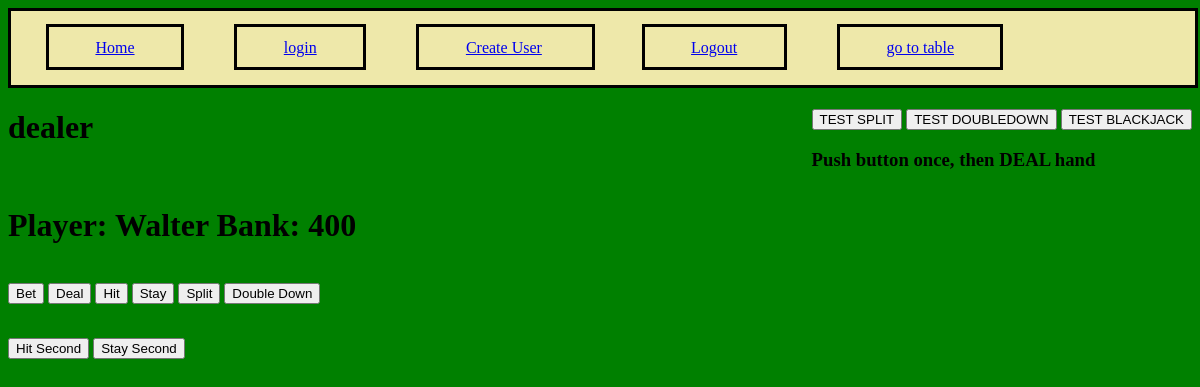
/table (signed in), run on an earlier commit of the app's database.
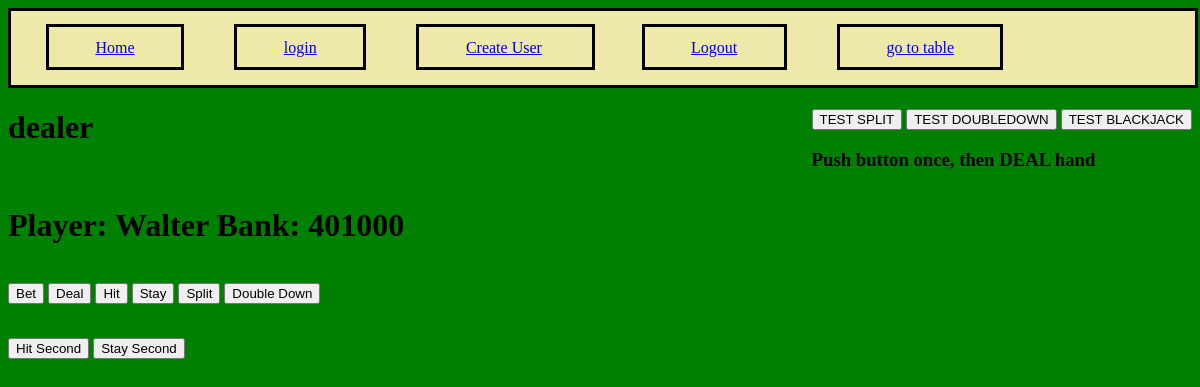
And on a later commit of the database.
### app.py (models this page shows)
class User(UserMixin, db.Model):
    id = db.Column(db.Integer, primary_key=True)
    username = db.Column(db.String(20), unique=True, nullable=False)
    password = db.Column(db.String(40), nullable=False)
    bank = db.Column(db.Integer(), nullable=False)

### app.py (the view)
@app.route('/table', methods=['GET', 'POST'])
@login_required
def table():
   db.session.commit()
   return render_template('table.html', bank=current_user.bank, name=current_user.username)

### app.py (called while the page is built)
@login_manager.user_loader
def load_user(uid):
    user = User.query.get(uid)
    return user

### templates/table.html (shortened to what this page needs)
{% extends "base.html" %}
{% block content %}
    </head>
    <body>
    <div id="container">
        <div id="split">
            <button onclick="deck.testSplitAces();">TEST SPLIT</button>
            <button onclick="deck.testDoubleDown();">TEST DOUBLEDOWN</button>
            <button onclick="deck.testBlackJack();">TEST BLACKJACK</button>
            <h3>Push button once, then DEAL hand</h3>
        </div>
        <h1 id="dealer">dealer</h1>
        <h1>Player: {{ name }} Bank: {{ bank }}</h1>
        <br>
        <button onclick="player.bet();">Bet</button>
        <button onclick="deck.deal();">Deal</button>
        <button onclick="player.hit();">Hit</button>
        <button onclick="player.stay();">Stay</button>
        <button onclick="player.split();">Split</button>
        <button onclick="player.doubleDown();">Double Down</button>
        <br>
        <br>
        <button onclick="player.splitHit();">Hit Second</button>
        <button onclick="player.staySecond();">Stay Second</button>
    </div>
    </body>
{% endblock %}

### templates/base.html (shortened to what this page needs)
<!DOCTYPE html>
<html lang="en">
<head>
    <link href="/static/style.css" rel="stylesheet">
</head>
<body>
<nav>
    <ul>
        <li><a href="/">Home</a></li>
        <li><a href="/login">login</a></li>
        <li><a href="/createUser">Create User</a> </li>
        <li><a href="/logout">Logout</a></li>
        <li><a href="/table">go to table</a></li>
    </ul>
</nav>
{% block content %}
{% endblock %}
</body>
</html>

### static/style.css (style rules this page uses)
nav { background-color: palegoldenrod; border: black solid; width: 100%; }
nav ul { color: whitesmoke; list-style-type: none; padding: 1%; }
nav ul li { display: inline; border: solid black; margin: 2%; padding: 1% 4%; background-color: palegoldenrod; }
#split { float: right; }

### templates/base.html (style rules this page uses)
body { background-color: green; }

What changed in the data, as far as the page shows it:
changed User "Walter": bank "400" → "401000"
